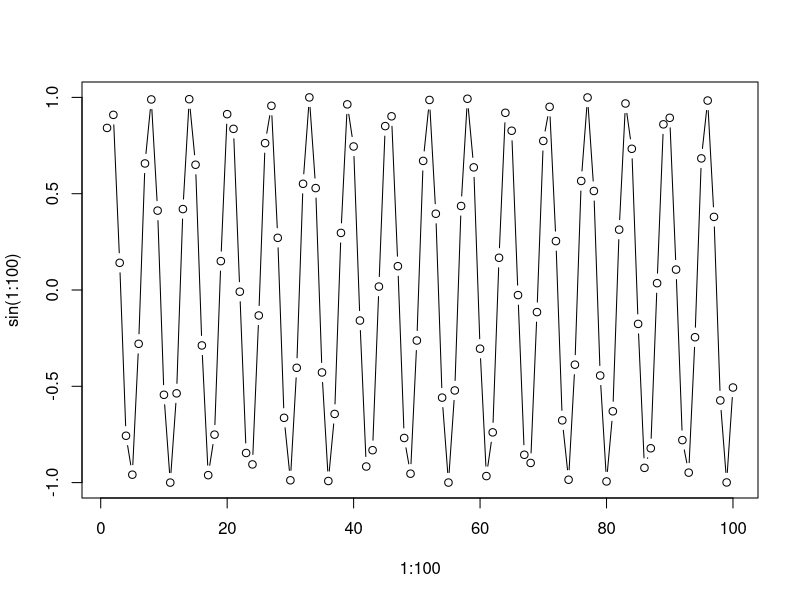

The R script that drew this image:
## ---- chunk 1
x <- c(1, 2, 3, 4, 5, 6)
mean(x)

print("Hello")
## ---- chunk 2
plot(1:100, sin(1:100), type = "b")
